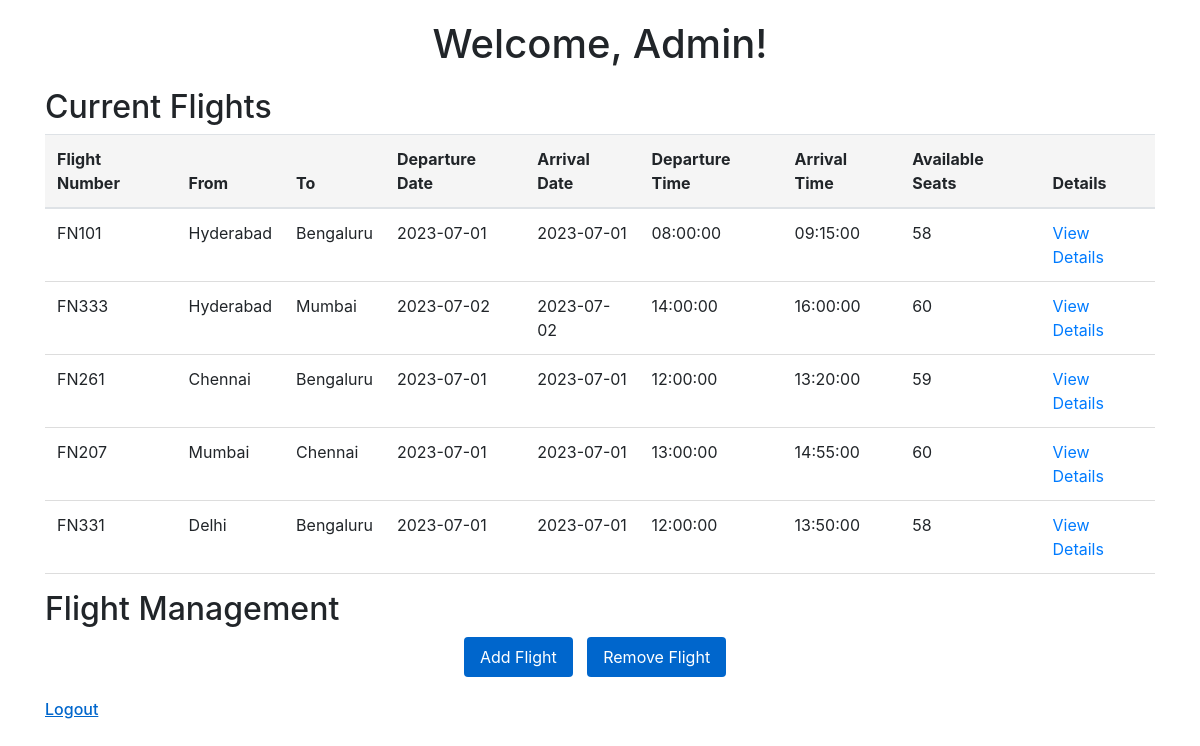
The page /admin/home on the database as committed earlier.
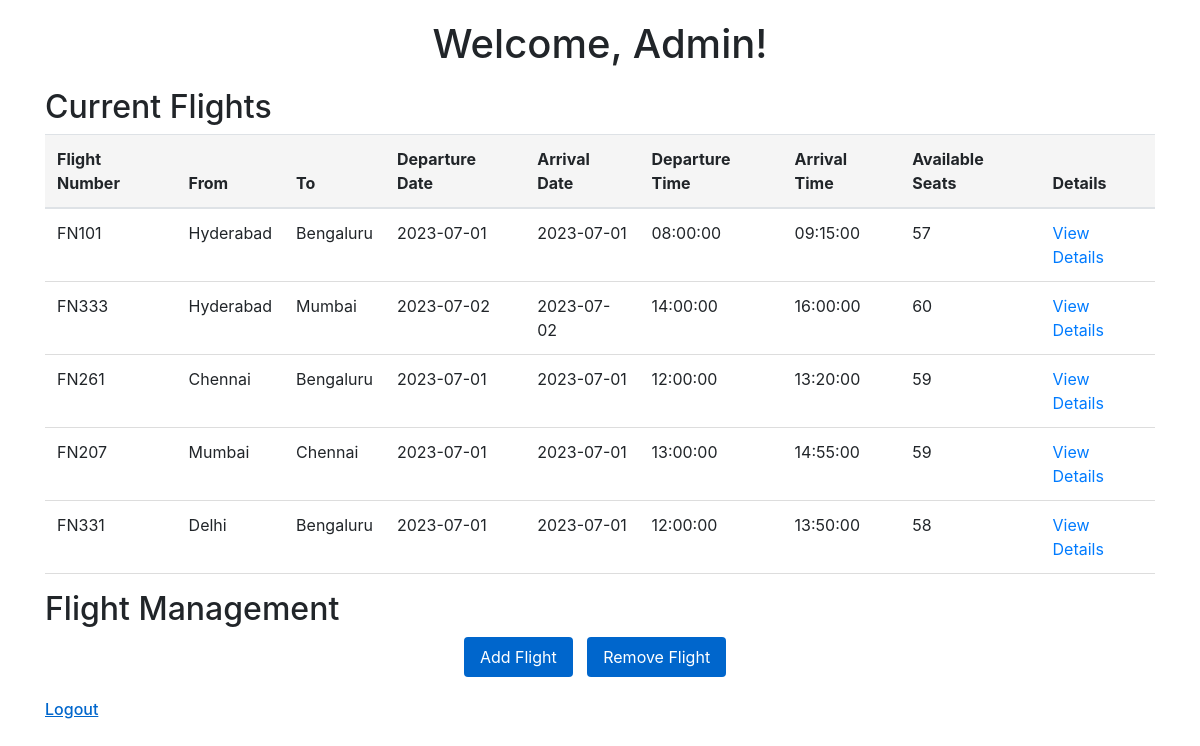
The same page on the database as committed later.
### tables this page shows
CREATE TABLE flights (
  flight_id INTEGER PRIMARY KEY AUTOINCREMENT,
  flight_number VARCHAR(10) NOT NULL,
  departure_city VARCHAR(50) NOT NULL,
  departure_date DATE NOT NULL,
  departure_time TIME NOT NULL,
  arrival_city VARCHAR(50) NOT NULL,
  arrival_date DATE NOT NULL,
  arrival_time TIME NOT NULL,
  available_seats INTEGER NOT NULL
);

### admin.py (the view)
@admin_routes.route('/admin/home')
def admin_home():
    conn = sqlite3.connect('flightreservationdb.db')
    cursor = conn.cursor()
    cursor.execute("SELECT * FROM flights")
    flights = cursor.fetchall()
    conn.close()
    return render_template('admin/home.html', flights=flights)

### templates/admin/home.html (shortened to what this page needs)
<!DOCTYPE html>
<html lang="en">
<head>
    <link rel="stylesheet" href="https://stackpath.bootstrapcdn.com/bootstrap/4.5.0/css/bootstrap.min.css">
</head>
<body>
    <div class="container">
        <h1>Welcome, Admin!</h1>
        <h2>Current Flights</h2>
        <table class="table">
            <thead>
                <tr>
                    <th>Flight Number</th>
                    <th>From</th>
                    <th>To</th>
                    <th>Departure Date</th>
                    <th>Arrival Date</th>
                    <th>Departure Time</th>
                    <th>Arrival Time</th>
                    <th>Available Seats</th>
                    <th>Details</th>
                </tr>
            </thead>
            <tbody>
                {% for flight in flights %}
                <tr>
                    <td>{{ flight[1] }}</td>
                    <td>{{ flight[2] }}</td>
                    <td>{{ flight[5] }}</td>
                    <td>{{ flight[3] }}</td>
                    <td>{{ flight[6] }}</td>
                    <td>{{ flight[4] }}</td>
                    <td>{{ flight[7] }}</td>
                    <td>{{ flight[8] }}</td>
                    <td><a href="/admin/passengerdetails/{{ flight[1] }}">View Details</a></td>
                </tr>
                {% endfor %}
            </tbody>
        </table>
        <h2>Flight Management</h2>
        <div class="text-center">
            <a href="/admin/addflight" class="btn">Add Flight</a>
            <a href="/admin/removeflight" class="btn">Remove Flight</a>
        </div>
        <form action="/logout" method="GET">
            <button type="submit">Logout</button>
        </form>
    </div>
</body>
</html>

Rows that differ between the two databases and show on the page:
changed flights "FN101": available_seats "58" → "57"
changed flights "FN207": available_seats "60" → "59"
